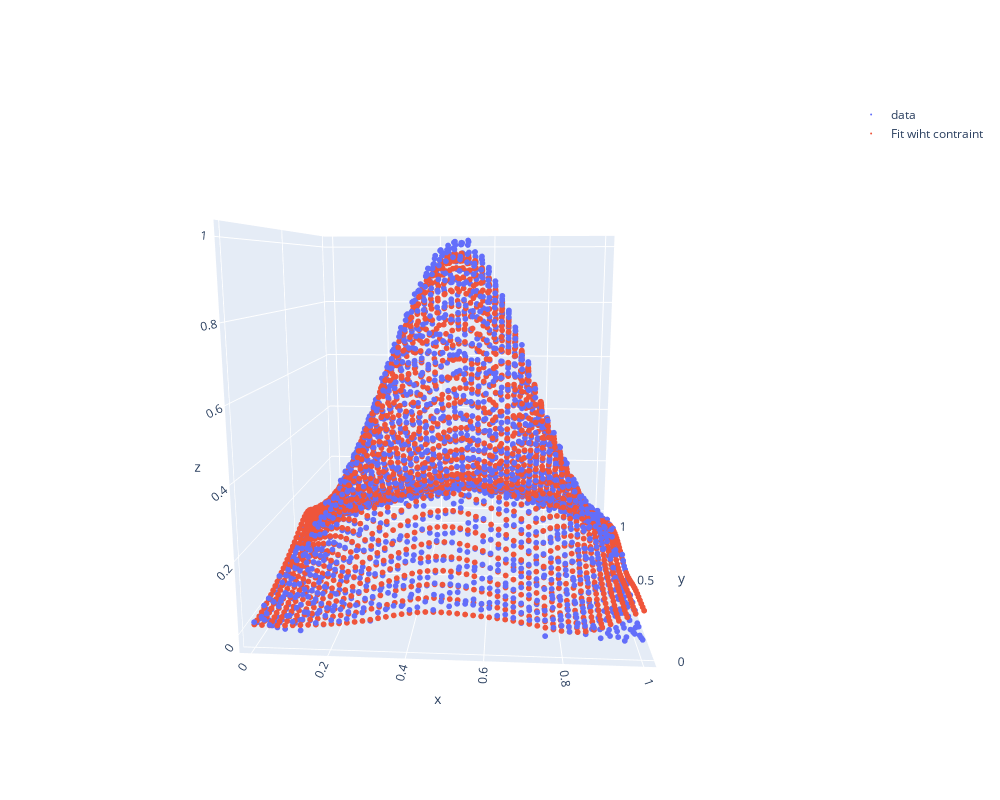

This figure's notebook cell:
### Code cell
fig = go.Figure()
fig.add_trace(go.Scatter3d(x=X[:,0], y=X[:,1], z=y, mode="markers", marker_size=2, name="data"))
fig.add_trace(go.Scatter3d(x=X[:,0], y=X[:,1], z=M.basis @ M.coef_, mode="markers", marker_size=2, name="Fit wiht contraint"))
#fig.add_trace(go.Scatter3d(x=X[:,0], y=X[:,1], z=M2.basis @ M2.coef_, mode="markers", marker_size=2, name="Fit without constraint"))
#fig.add_trace(go.Scatter3d(x=X[:,0], y=X[:,1], z=M3.basis @ M3.coef_, mode="markers", marker_size=2, name="Splines"))

#for i in range(tps.basis_x1.shape[1]):
#    fig.add_trace(go.Scatter3d(x=tps.x1, y=np.zeros(tps.x1.shape), z=tps.basis_x1[:,i], mode="markers", marker=dict(color="black", size=4)))
#    fig.add_trace(go.Scatter3d(x=np.zeros(tps.x2.shape), y=tps.x1, z=tps.basis_x2[:,i], mode="markers", marker=dict(color="black", size=4)))
fig.update_layout(height=800, width=1000)
fig.show()

### Figure 1 — Plotly figure (JSON) as saved in the notebook; plotly's stock layout.template omitted (floating-point values rounded to 4 significant figures; data arrays with more than 128 entries replaced by an {"elided": "..."} marker saying what was removed)
{"data": [{"marker": {"size": 2}, "mode": "markers", "name": "data", "type": "scatter3d", "x": {"elided": "2500 float values"}, "y": {"elided": "2500 float values"}, "z": {"elided": "2500 float values"}}, {"marker": {"size": 2}, "mode": "markers", "name": "Fit wiht contraint", "type": "scatter3d", "x": {"elided": "2500 float values"}, "y": {"elided": "2500 float values"}, "z": {"elided": "2500 float values"}}], "layout": {"height": 800, "scene": {"aspectmode": "auto", "aspectratio": {"x": 0.992, "y": 0.992, "z": 1.016}, "camera": {"center": {"x": 0, "y": 0, "z": 0}, "eye": {"x": 0.14, "y": -2.121, "z": 0.4118}, "projection": {"type": "perspective"}, "up": {"x": 0, "y": 0, "z": 1}}}, "width": 1000}}
